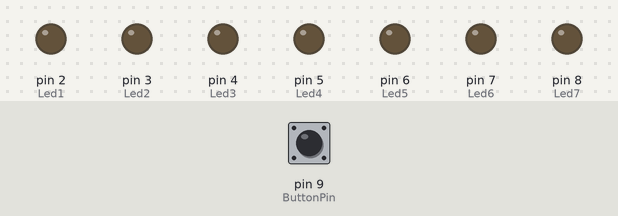
Recording of a sketch running on a simulated Arduino Uno, built with avr-gcc and run on an emulated ATmega328P. Parts: output pins drawn as LEDs (lit = HIGH). The inputs (shaded band) are chosen by the test bench; at power-on: pin 9 (ButtonPin) LOW. Random numbers use the default seed unless the sketch sets one.

Above: at 1.2 s.
1.3 s: pin 9 (ButtonPin) pulled HIGH for 0.15 s
At 3.2 s:
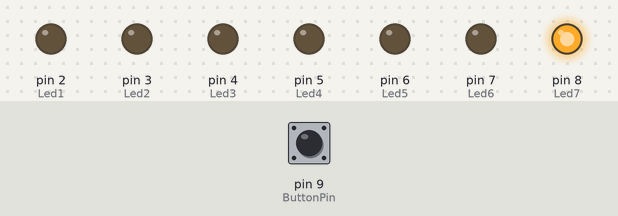
At 4.5 s:
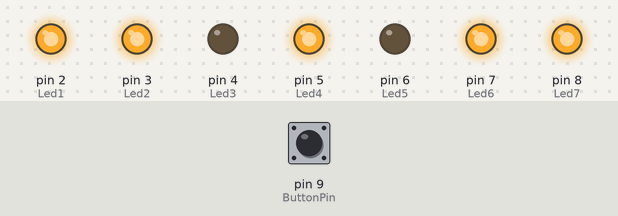
Timing chart, 0 to 10.3 s (numbered marks = the images above; inputs shaded):
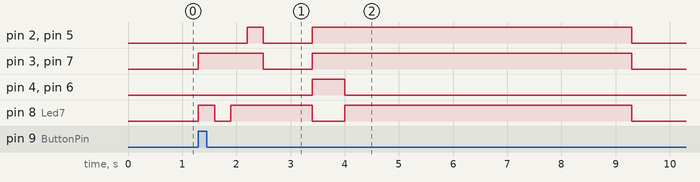

Measured:
- after the input at 1.3 s, pin 2 (Led1): LOW → HIGH after 0.90 s, → LOW 0.30 s later, → HIGH 0.90 s later, → LOW 5.9 s later; pin 3 (Led2): LOW → HIGH at once, → LOW 1.2 s later, → HIGH 0.90 s later, → LOW 5.9 s later

The sketch:

Dice.ino
```cpp
// Dice
//

int Led1 = 2;
int Led2 = 3;
int Led3 = 4;
int Led4 = 5;
int Led5 = 6;
int Led6 = 7;
int Led7 = 8;

int ButtonPin = 9;

int blinkingTime = 300;

void setup() {
  pinMode(Led1, OUTPUT);
  pinMode(Led2, OUTPUT);
  pinMode(Led3, OUTPUT);
  pinMode(Led4, OUTPUT);
  pinMode(Led5, OUTPUT);
  pinMode(Led6, OUTPUT);
  pinMode(Led7, OUTPUT);

  pinMode(ButtonPin, INPUT);

  randomSeed(analogRead(0));
}

// at the moment: (7 wires)
// 4   6  - 1, 7      4, 1+2+4+6
// 3 7 5  - 2, 2+6    5, 1+2+4+6+7
// 2   1  - 3, 2+6+7  6, 1+2+3+4+5+6

// but could be: (4 wires)
// 4   2  - 1, 1      4, 2+4
// 3 1 3  - 2, 2      5, 1+2+4
// 2   4  - 3, 1+2    6, 2+3+4

void displayNumber(int number) {
  digitalWrite(Led1, LOW);
  digitalWrite(Led2, LOW);
  digitalWrite(Led3, LOW);
  digitalWrite(Led4, LOW);
  digitalWrite(Led5, LOW);
  digitalWrite(Led6, LOW);
  digitalWrite(Led7, LOW);

  switch (number) {
    case 1:
      digitalWrite(Led7, HIGH);
      break;
    case 2:
      digitalWrite(Led2, HIGH);
      digitalWrite(Led6, HIGH);
      break;
    case 3:
      digitalWrite(Led2, HIGH);
      digitalWrite(Led6, HIGH);
      digitalWrite(Led7, HIGH);
      break;
    case 4:
      digitalWrite(Led1, HIGH);
      digitalWrite(Led2, HIGH);
      digitalWrite(Led4, HIGH);
      digitalWrite(Led6, HIGH);
      break;
    case 5:
      digitalWrite(Led1, HIGH);
      digitalWrite(Led2, HIGH);
      digitalWrite(Led4, HIGH);
      digitalWrite(Led6, HIGH);
      digitalWrite(Led7, HIGH);
      break;
    case 6:
      digitalWrite(Led1, HIGH);
      digitalWrite(Led2, HIGH);
      digitalWrite(Led3, HIGH);
      digitalWrite(Led4, HIGH);
      digitalWrite(Led5, HIGH);
      digitalWrite(Led6, HIGH);
      break;
  }
}

void loop() {

  if (digitalRead(ButtonPin) == HIGH) {
    int value;

    for (int i = 0; i < 10; ++i) {
      value = random(0, 6) + 1;
      displayNumber(value);

      delay(blinkingTime);
    }

    delay(5000);
    displayNumber(0);
  }
}
```
